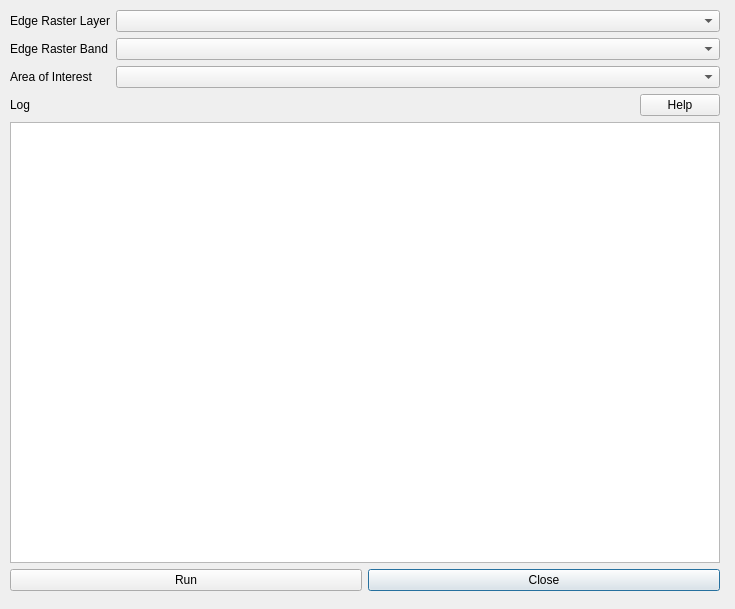
<?xml version="1.0" encoding="UTF-8"?>
<ui version="4.0">
 <class>MtfEstimatorDialogBase</class>
 <widget class="QDialog" name="MtfEstimatorDialogBase">
  <property name="geometry">
   <rect>
    <x>0</x>
    <y>0</y>
    <width>735</width>
    <height>609</height>
   </rect>
  </property>
  <property name="sizePolicy">
   <sizepolicy hsizetype="Fixed" vsizetype="Fixed">
    <horstretch>0</horstretch>
    <verstretch>0</verstretch>
   </sizepolicy>
  </property>
  <property name="windowTitle">
   <string>MTF Estimator</string>
  </property>
  <widget class="QWidget" name="verticalLayoutWidget">
   <property name="geometry">
    <rect>
     <x>0</x>
     <y>0</y>
     <width>730</width>
     <height>601</height>
    </rect>
   </property>
   <layout class="QVBoxLayout" name="verticalLayout">
    <property name="sizeConstraint">
     <enum>QLayout::SetMaximumSize</enum>
    </property>
    <property name="leftMargin">
     <number>10</number>
    </property>
    <property name="topMargin">
     <number>10</number>
    </property>
    <property name="rightMargin">
     <number>10</number>
    </property>
    <property name="bottomMargin">
     <number>10</number>
    </property>
    <item>
     <layout class="QFormLayout" name="formLayout">
      <item row="0" column="0">
       <widget class="QLabel" name="rasterLabel">
        <property name="locale">
         <locale language="English" country="UnitedStates"/>
        </property>
        <property name="text">
         <string>Edge Raster Layer</string>
        </property>
       </widget>
      </item>
      <item row="0" column="1">
       <widget class="QgsMapLayerComboBox" name="mMapRasterLayerComboBox">
        <property name="locale">
         <locale language="English" country="UnitedStates"/>
        </property>
       </widget>
      </item>
      <item row="1" column="0">
       <widget class="QLabel" name="rasterLabel_2">
        <property name="locale">
         <locale language="English" country="UnitedStates"/>
        </property>
        <property name="text">
         <string>Edge Raster Band</string>
        </property>
       </widget>
      </item>
      <item row="2" column="0">
       <widget class="QLabel" name="vectorLabel">
        <property name="locale">
         <locale language="English" country="UnitedStates"/>
        </property>
        <property name="text">
         <string>Area of Interest</string>
        </property>
       </widget>
      </item>
      <item row="2" column="1">
       <widget class="QgsMapLayerComboBox" name="mMapVectorLayerComboBox">
        <property name="locale">
         <locale language="English" country="UnitedStates"/>
        </property>
       </widget>
      </item>
      <item row="1" column="1">
       <widget class="QgsRasterBandComboBox" name="mRasterBandComboBox">
        <property name="locale">
         <locale language="English" country="UnitedStates"/>
        </property>
       </widget>
      </item>
     </layout>
    </item>
    <item>
     <layout class="QGridLayout" name="gridLayout_2">
      <item row="2" column="0">
       <widget class="QPlainTextEdit" name="plainTextEdit">
        <property name="minimumSize">
         <size>
          <width>631</width>
          <height>0</height>
         </size>
        </property>
        <property name="locale">
         <locale language="English" country="UnitedStates"/>
        </property>
        <property name="readOnly">
         <bool>true</bool>
        </property>
       </widget>
      </item>
      <item row="3" column="0">
       <layout class="QGridLayout" name="gridLayout">
        <item row="1" column="1">
         <widget class="QPushButton" name="closeButton">
          <property name="locale">
           <locale language="English" country="UnitedStates"/>
          </property>
          <property name="text">
           <string>Close</string>
          </property>
         </widget>
        </item>
        <item row="1" column="0">
         <widget class="QPushButton" name="runButton">
          <property name="enabled">
           <bool>true</bool>
          </property>
          <property name="locale">
           <locale language="English" country="UnitedStates"/>
          </property>
          <property name="text">
           <string>Run</string>
          </property>
          <property name="checkable">
           <bool>false</bool>
          </property>
         </widget>
        </item>
       </layout>
      </item>
      <item row="1" column="0">
       <layout class="QGridLayout" name="gridLayout_4">
        <item row="0" column="2">
         <widget class="QPushButton" name="helpButton">
          <property name="text">
           <string>Help</string>
          </property>
         </widget>
        </item>
        <item row="0" column="0">
         <widget class="QLabel" name="label">
          <property name="locale">
           <locale language="English" country="UnitedStates"/>
          </property>
          <property name="text">
           <string>Log</string>
          </property>
         </widget>
        </item>
        <item row="0" column="1">
         <spacer name="horizontalSpacer">
          <property name="orientation">
           <enum>Qt::Horizontal</enum>
          </property>
          <property name="sizeHint" stdset="0">
           <size>
            <width>40</width>
            <height>20</height>
           </size>
          </property>
         </spacer>
        </item>
       </layout>
      </item>
     </layout>
    </item>
   </layout>
  </widget>
 </widget>
 <customwidgets>
  <customwidget>
   <class>QgsMapLayerComboBox</class>
   <extends>QComboBox</extends>
   <header>qgsmaplayercombobox.h</header>
  </customwidget>
  <customwidget>
   <class>QgsRasterBandComboBox</class>
   <extends>QComboBox</extends>
   <header>qgsrasterbandcombobox.h</header>
  </customwidget>
 </customwidgets>
 <resources/>
 <connections/>
</ui>
